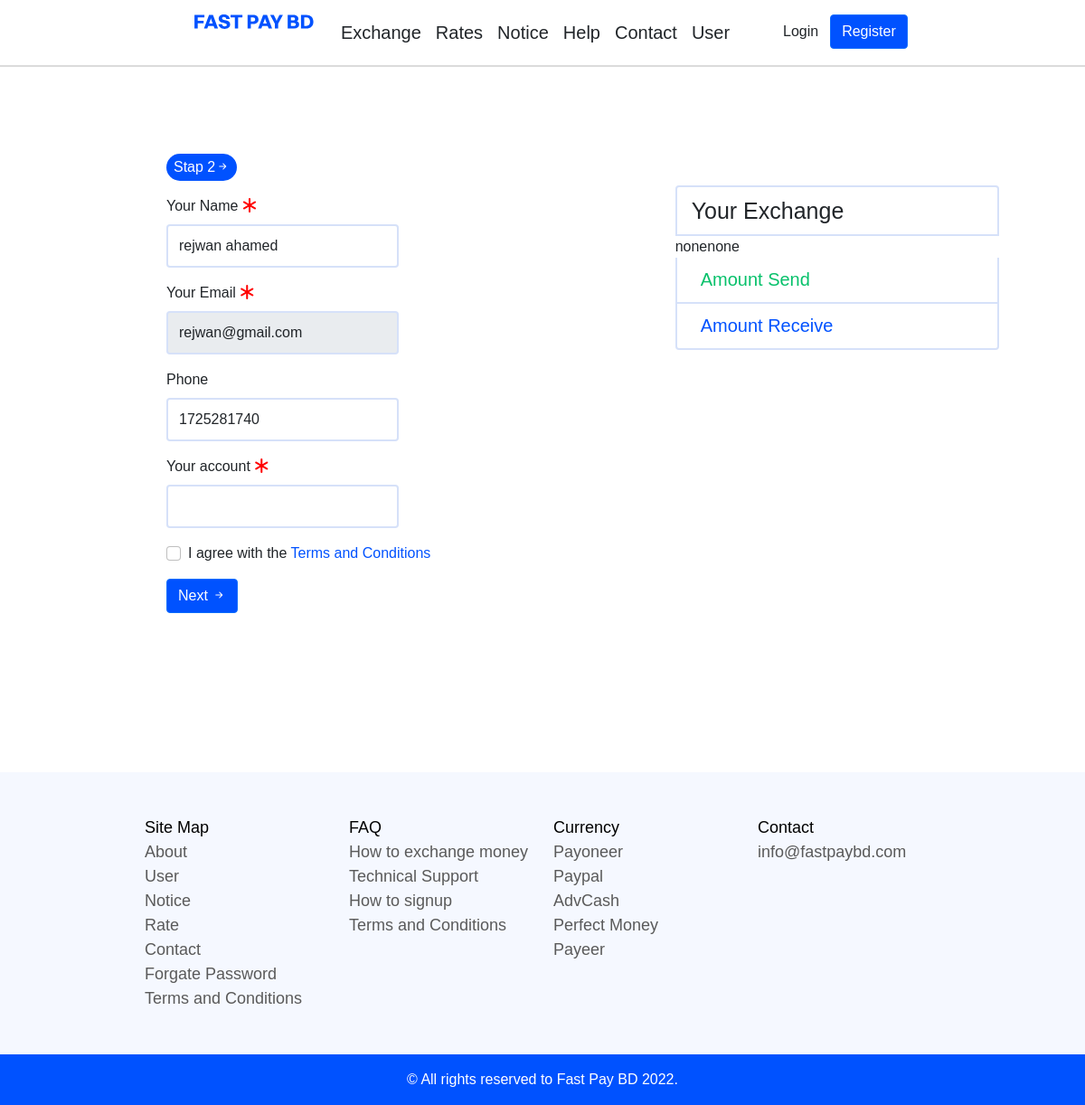
Page /exstap2.php (signed in) on the committed database.
### tables this page shows
CREATE TABLE `user_register` (
  `sno` int(3) NOT NULL,
  `name` text NOT NULL,
  `email` varchar(200) NOT NULL,
  `phone` int(200) NOT NULL,
  `password` varchar(200) NOT NULL,
  `date` datetime NOT NULL DEFAULT current_timestamp(),
  `address` varchar(220) NOT NULL,
  `city` text NOT NULL,
  `zip` varchar(220) NOT NULL,
  `OTP` int(6) NOT NULL
);

### exstap2.php (the view, shortened to what this page needs)
<!doctype html>
<html lang="en">
<head>
    <link href="https://api.fontshare.com/css?f[]=clash-display@500,600,700,1&f[]=switzer@300,400,500,600,700&display=swap" rel="stylesheet">
    <link href="https://cdn.jsdelivr.net/npm/bootstrap@5.1.3/dist/css/bootstrap.min.css" rel="stylesheet">
    <link rel="stylesheet" href="style.css">
    <link rel="stylesheet" href="tailwind.output.css">
    <link rel="stylesheet" href="nav.css">
    <link rel="stylesheet" href="https://cdn.jsdelivr.net/npm/bootstrap-icons@1.7.2/font/bootstrap-icons.css">
    <link rel="stylesheet" href="https://use.fontawesome.com/releases/v5.15.4/css/all.css">
</head>
<body>
    <section class="nav_section">
        <div class="main_nav">
            <div class="nav_left">
                <a href="index.php"><img src="./logo.svg" alt="logo"></a>
            </div>
            <div class="nav_middle">
                <a class="navbar-brand" href="index.php">Exchange</a>
                <a class="navbar-brand" href="rate.php">Rates</a>
                <a class="navbar-brand" href="notice.php">Notice</a>
                <a class="navbar-brand" href="help.php">Help</a>
                <a class="navbar-brand" href="contact.php">Contact</a>
                <a class="navbar-brand" href="user.php">User</a>
            </div>
            <div class="nav_right">
                <a href="user_login.php"><button type="button" class="btn">Login</button></a>
                <a href="user_regester.php"><button type="button" class="btn btn-primary">Register</button></a>
            </div>
        </div>
    </section>
    <section class="state_update">
        <div class="row g-5">
            <div class="col-md-3 col-lg-3 order-md-last">
                <h4 class="d-flex justify-content-between align-items-center mb-3">
                    <span class="text-primary"> &nbsp</span>
                </h4>
                <ul class="list-group mb-3">
                    <li class="list-group-item d-flex justify-content-between lh-sm erp">
                        <div>
                            <h6 class="my-0 rs_title">Your Exchange</h6>
                        </div>
                    </li>
                    <?php
                    $s_s = $_SESSION['ex_send'];
                    $r_r = $_SESSION['ex_recive'];
                    if ($s_s == "Bkash Personal" || $s_s == "Nagad Personal" || $s_s == "Upay Personal") {
                        $s_simble = "BDT";
                    } elseif ($s_s == "Payeer" || $s_s == "Payoneer" || $s_s == "Perfect Money" || $s_s == "Paypal" || $s_s == "AdvCash") {
                        $s_simble = "USD";
                    } else {
                        echo "none";
                    }
                    if ($r_r == "Bkash Personal" || $r_r == "Nagad Personal" || $r_r == "Upay Personal") {
                        $r_simble = "BDT";
                    } elseif ($r_r == "Payeer" || $r_r == "Payoneer" || $r_r == "Perfect Money" || $r_r == "Paypal" || $r_r == "AdvCash") {
                        $r_simble = "USD";
                    } else {
                        echo "none";
                    }
                    ?>
                    <li class="list-group-item d-flex justify-content-between lh-sm lhs">
                        <div class="res_im my-1">
                            <span style="color:#07c16b;">Amount Send</span>
                        </div>
                    </li>
                    <li class="list-group-item d-flex justify-content-between lh-sm lhs">
                        <div class="res_im my-1">
                            <span style="color:#0052ff;">Amount Receive</span>
                        </div>
                    </li>
                </ul>
            </div>
            <div class="col-md-8 col-lg-8">
                <div class="container px-6 mx-auto grid">
                    <div class="container exchange_cont">
                        <div class="stape">Stap 2<i class="bi bi-arrow-right-short"></i></div>
                        <?php
                        include('connection.php');
                        $uemail =  $_SESSION['email'];
                        $usql = "SELECT * FROM `user_register` WHERE email = '$uemail' ";
                        $uquery = mysqli_query($con, $usql);
                        $ufetch = mysqli_fetch_assoc($uquery);
                        ?>
                        <form action="#" method="post">
                            <div class="row align-items-start">
                                <div class="mb-3 col-md-6">
                                    <label for="exampleInputEmail1" class="form-label">Your Name <span style="color: red;"> <i class="bi bi-asterisk"></i></span></label>
                                    <input type="text" class="form-control" id="your_name" aria-describedby="emailHelp" required value="<?php echo $ufetch['name']; ?>" name="user_name">
                                </div>
                            </div>
                            <div class="row align-items-start">
                                <div class="mb-3 col-md-6">
                                    <label for="exampleInputPassword1" class="form-label">Your Email <span style="color: red;"> <i class="bi bi-asterisk"></i></span></label>
                                    <input type="email" class="form-control" id="your_email" readonly value="<?php echo $ufetch['email']; ?>" name="user_email">
                                </div>
                            </div>
                            <div class="row align-items-start">
                                <div class="mb-3 col-md-6">
                                    <label for="exampleInputPassword1" class="form-label">Phone</label>
                                    <input type="number" class="form-control" id="Your_phone" required value="<?php echo $ufetch['phone']; ?>" name="user_phone">
                                </div>
                            </div>
                            <div class="row align-items-start">
                                <div class="mb-3 col-md-6">
                                    <label for="exampleInputPassword1" class="form-label">Your <?php echo $tr_name ?> account <span style="color: red;"> <i class="bi bi-asterisk"></i></span></label>
                                    <input type="text" class="form-control" id="account_number" required name="account_id">
                                </div>
                            </div>
                            <div class="mb-3 form-check">
                                <input type="checkbox" class="form-check-input" id="exampleCheck1" required>
                                <label class="form-check-label">I agree with the <span data-bs-toggle="modal" data-bs-target="#exampleModal" style="color: #0052ff; cursor: pointer;">Terms and Conditions</span> </label>
                            </div>
                            <div class="ex_button mb-5">
                                <button class="btn btn-primary" name="next">Next <i class="bi bi-arrow-right-short"></i></button>
                            </div>
                        </form>
                    </div>
                </div>
            </div>
        </div>
    </section>
    <?php
    include("footer.php")
    ?>
</body>
</html>

### style.css (style rules this page uses)
* { margin: 0; padding: 0; }
html, body { overflow-x: hidden; font-family: 'Switzer', sans-serif; }
ul { text-decoration: none; list-style: none; }
.state_update { padding: 0 15rem; margin-top: 6rem; margin-bottom: 8rem; }
.g-5, .gx-5 { --bs-gutter-x: 0rem !important; }
.list-group-item { border-bottom: 2px solid rgba(51, 106, 222, 0.2) !important; border-left: 2px solid rgba(51, 106, 222, 0.2) !important; border-right: 2px solid rgba(51, 106, 222, 0.2) !important; }
.erp { border-top: 2px solid rgba(51, 106, 222, 0.2) !important; }
.nav_section { padding: 0 10rem; border-bottom: 2px solid rgba(85, 85, 85, 0.21); }
.nav_section .main_nav { display: flex; justify-content: space-evenly; width: 100%; height: inherit; padding: 1rem 0; }
.nav_left { display: flex; width: 15%; justify-content: flex-start; align-items: flex-start; }
.nav_middle { display: flex; width: 50%; justify-content: center; align-items: center; }
.nav_right { width: 15%; display: flex; }
a.navbar-brand { font-size: 20px; font-weight: 500; }
.lhs { display: flex; align-items: center; }
.res_im { display: flex; align-items: center; }
.res_im span { margin-left: 10px; font-size: 20px; font-weight: 500; }
.rs_title { font-size: 25px; font-weight: 500; padding: 3px 0; }
.btn-primary { color: #fff; background-color: #0052ff !important; border-color: #0d6efd; }
.stape { width: max-content; background-color: #0052ff; color: white; padding: 3px 8px; border-radius: 1rem; font-size: unset; margin-bottom: 1rem; margin-top: -2rem; }
input#your_name, input#your_email, input#Your_phone, input#account_number { border: 2px solid rgb(51 106 222 / 20%); width: 2re; height: 3rem; }
@media (min-width: 1200px) and (max-width: 1440px) { .nav_middle { display: flex; width: 45%; } }
@media (min-width: 1200px) and (max-width: 1440px) { .state_update { padding: 0 10rem; margin-top: 6rem; margin-bottom: 8rem; } }
@media (min-width: 1200px) and (max-width: 1440px) { ul.list-group.mb-3 { width: 22.4rem; } }

### nav.css (style rules this page uses)
html, body { overflow-x: hidden; font-family: 'Switzer', sans-serif; }

### rows in the picture
user_register: user_name "rejwan ahamed", user_email "rejwan@gmail.com", user_phone "1725281740"
